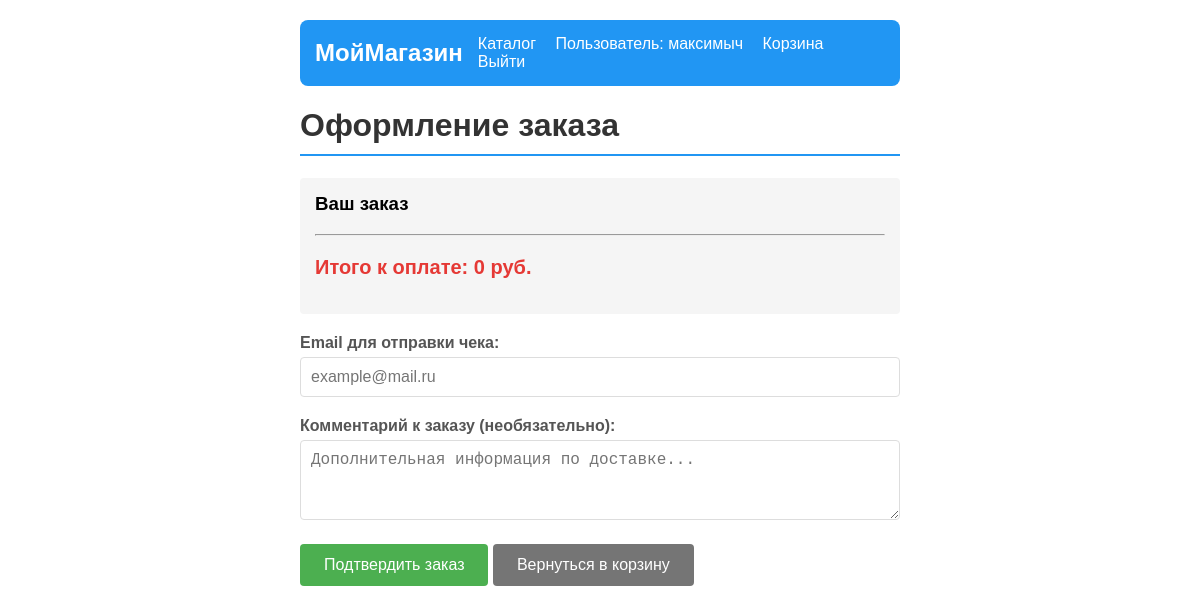
Page /shop/checkout/ (signed in) on the earlier database version.
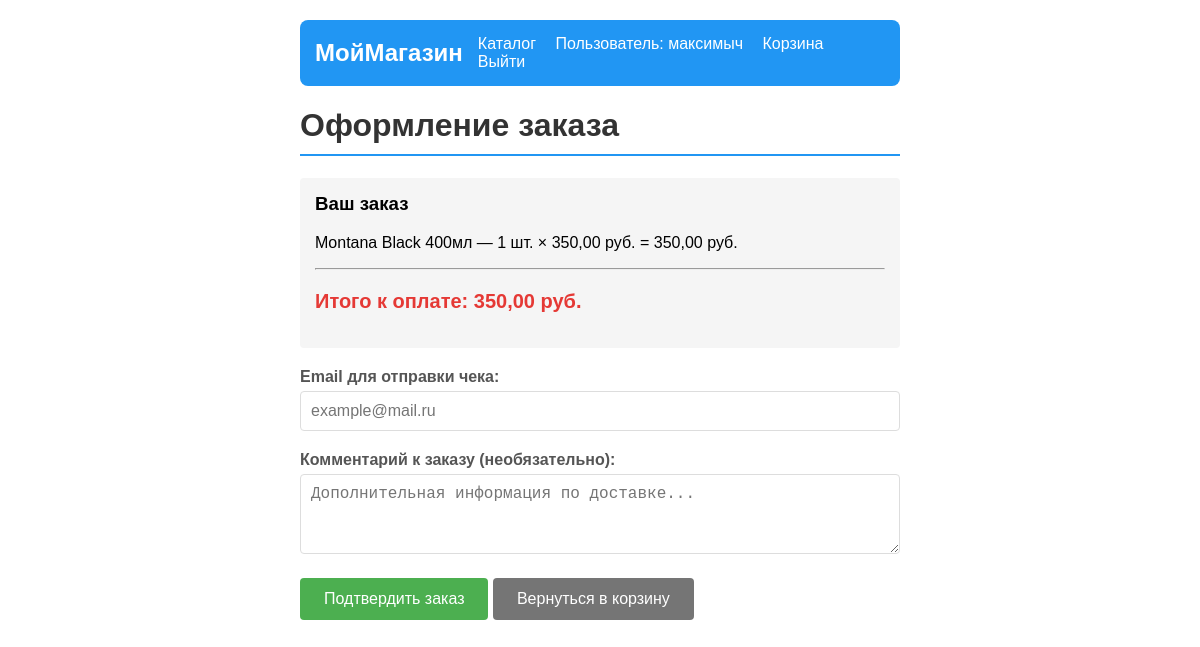
Same page on the later database version.
### shop/models.py (models this page shows, shortened)
class CartsElement(models.Model):
    cart=models.ForeignKey(Cart,on_delete=models.CASCADE)
    product=models.ForeignKey(Product,on_delete=models.CASCADE)
    quantity=models.PositiveIntegerField(default=1)
    def elements_price(self):
        return self.product.price*self.quantity

class Product(models.Model):
    name=models.CharField(max_length=200)
    description=models.TextField()
    products_photo=models.ImageField()
    price=models.DecimalField(decimal_places=2,max_digits=10)
    quantity=models.IntegerField()
    category=models.ForeignKey(ProductCategory,on_delete=models.CASCADE)
    manufacter=models.ForeignKey(Manufacter,on_delete=models.CASCADE)

### shop/views.py (the view)
# urls.py: path('checkout/', views.checkout, name='checkout'),
@login_required
def checkout(request):
    if request.method == 'POST':
        subject = request.user.username
        message = f"Спасибо за покупку {request.user.username}"
        from_email = settings.EMAIL_HOST_USER
        to_email = request.POST.get('email')
        email = EmailMessage(
            subject=subject,
            body=message,
            from_email=from_email,
            to=[to_email],
        )
        cart = Cart.objects.filter(user_id=request.user.id).first()
        items = list(CartsElement.objects.filter(cart=cart)) if cart else []
        if items:
            general_price = cart.general_price()
            order = Order.objects.create(
                user=request.user,
                total_price=general_price,
                status='NEW'
            )
            for item in items:
                OrderItem.objects.create(
                    order=order,
                    product=item.product,
                    quantity=item.quantity,
                    price=item.product.price
                )
            excel_file = generate_receipt(user=request.user, items=items, total_price=general_price)
            email.attach("receipt.xlsx", excel_file.read(), 'application/vnd.openxmlformats-officedocument.spreadsheetml.sheet')
            email.send()
            CartsElement.objects.filter(cart=cart).delete()
        return redirect('/shop/cart/')
    else:
        cart = Cart.objects.filter(user_id=request.user.id).first()
        items = CartsElement.objects.filter(cart=cart) if cart else []
        general_price = cart.general_price() if cart else 0
        return render(request, 'checkout.html', {'items': items, 'general_price': general_price})

### shop/models.py (called while the page is built)
    def general_price(self):
        items=self.cartselement_set.all()
        price=sum(item.product.price*item.quantity for item in items)
        return price

### shop/templates/checkout.html (shortened to what this page needs)
<!DOCTYPE html>
<html lang="ru">
<head>
</head>
<body>
    <div class="header-nav">
        <div class="header-brand">
            <a href="/shop/">МойМагазин</a>
        </div>
        <div class="header-links">
            <a href="/shop/catalog/">Каталог</a>
            <span class="user-info">Пользователь: {{ user.username }}</span>
            <a href="/shop/cart/">Корзина</a>
            <a href="/shop/logout/">Выйти</a>
        </div>
    </div>
    <h1>Оформление заказа</h1>
    <div class="order-summary">
        <h3>Ваш заказ</h3>
        {% for item in items %}
            <p>{{ item.product.name }} — {{ item.quantity }} шт. × {{ item.product.price }} руб. = {{ item.elements_price }} руб.</p>
        {% endfor %}
        <hr>
        <p class="total">Итого к оплате: {{ general_price }} руб.</p>
    </div>
    <form method="post">
        <div class="form-group">
            <label for="email">Email для отправки чека:</label>
            <input type="email" name="email" id="email" placeholder="example@mail.ru" value="{{ user.email }}" required>
        </div>
        <div class="form-group">
            <label for="comment">Комментарий к заказу (необязательно):</label>
            <textarea name="comment" id="comment" placeholder="Дополнительная информация по доставке..."></textarea>
        </div>
        <p>
            <button type="submit" class="btn">Подтвердить заказ</button>
            <a href="/shop/cart/" class="btn btn-back">Вернуться в корзину</a>
        </p>
    </form>
</body>
</html>

Differences in the rows shown:
added CartsElement: product.name "Montana Black 400мл", quantity "1", product.price "350,00", elements_price "350,00"
Other differences:
{{ general_price }}: "0" → "350,00"
